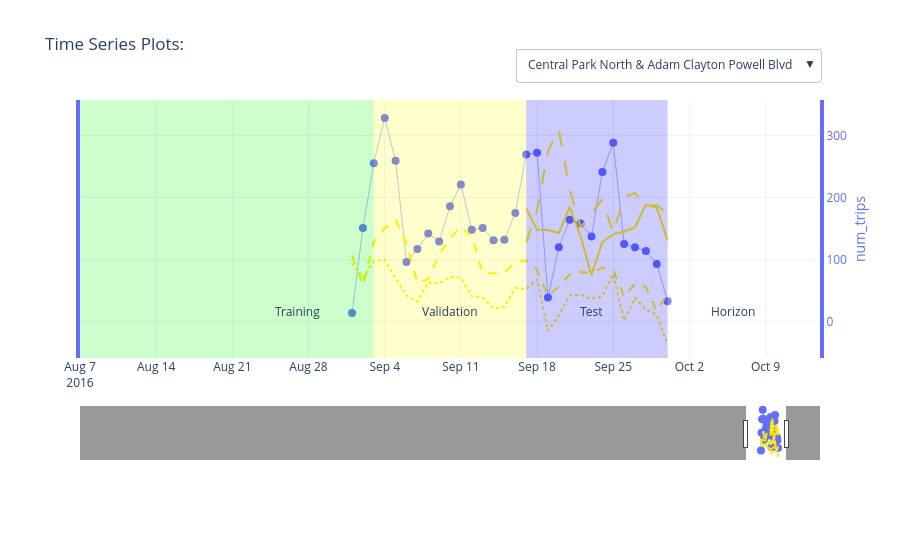

This figure's notebook cell:
### Code cell
# NA values in Pandas will not convert to JSON which Plotly uses:
rawSeries = rawSeries.fillna(np.nan).replace([np.nan], [None])

# create a figure:
fig = go.Figure()

# get a list of colors to use:
colors = px.colors.qualitative.Plotly

# list of columns to plot over time : target and covariates
variables = [TARGET_COLUMN] #+ COVARIATE_COLUMNS

# create dropdown/button to toggle series
buttons = []
b = 0 # default button index

# iterate through series:
series = rawSeries[SERIES_COLUMN].unique().tolist()[0:viz_limit]
for s in series:    
    # iterate trhough columns
    for y, v in enumerate(variables):
        fig.add_trace(
            go.Scatter(
                x = rawSeries[rawSeries[SERIES_COLUMN]==s][TIME_COLUMN],
                y = rawSeries[rawSeries[SERIES_COLUMN]==s][v],
                name = f'{v}',
                text = rawSeries[rawSeries[SERIES_COLUMN]==s][v],
                yaxis = f"y{y+1}",
                hoverinfo='name+x+text',
                line = {'width': 0.5},
                marker = {'size': 8},
                mode = 'lines+markers',
                showlegend = False,
                visible = (b==0) # make a series visible as default: this uses the first series
            )
        )
        if y == 0: # add the forecast
            # add the forecast fit
            fig.add_trace(
                go.Scatter(
                    x = pred_ex1[pred_ex1[SERIES_COLUMN]==s][TIME_COLUMN],
                    y = pred_ex1[pred_ex1[SERIES_COLUMN]==s]['predicted'],
                    name = f'Example 1: {v}',
                    text = pred_ex1[pred_ex1[SERIES_COLUMN]==s]['predicted'],
                    yaxis = f"y{y+1}",
                    hoverinfo='name+x+text',
                    line = {'width': 2, 'color': 'rgb(255,234,0)', 'dash': 'dot'},
                    mode = 'lines',
                    showlegend = False,
                    visible = (b==0) # make a series visible as default: this uses the first series
                )
            )
            fig.add_trace(
                go.Scatter(
                    x = pred_ex2[pred_ex2[SERIES_COLUMN]==s][TIME_COLUMN],
                    y = pred_ex2[pred_ex2[SERIES_COLUMN]==s]['predicted'],
                    name = f'Example 2: {v}',
                    text = pred_ex2[pred_ex2[SERIES_COLUMN]==s]['predicted'],
                    yaxis = f"y{y+1}",
                    hoverinfo='name+x+text',
                    line = {'width': 2, 'color': 'rgb(255,234,0)', 'dash': 'dash'},
                    mode = 'lines',
                    showlegend = False,
                    visible = (b==0) # make a series visible as default: this uses the first series
                )
            )
            fig.add_trace(
                go.Scatter(
                    x = pred_ex3[pred_ex3[SERIES_COLUMN]==s][TIME_COLUMN],
                    y = pred_ex3[pred_ex3[SERIES_COLUMN]==s]['predicted'],
                    name = f'Example 3: {v}',
                    text = pred_ex3[pred_ex3[SERIES_COLUMN]==s]['predicted'],
                    yaxis = f"y{y+1}",
                    hoverinfo='name+x+text',
                    line = {'width': 2, 'color': 'rgb(255,234,0)', 'dash': 'longdash'},
                    mode = 'lines',
                    showlegend = False,
                    visible = (b==0) # make a series visible as default: this uses the first series
                )
            )
            fig.add_trace(
                go.Scatter(
                    x = pred_ex4[pred_ex4[SERIES_COLUMN]==s][TIME_COLUMN],
                    y = pred_ex4[pred_ex4[SERIES_COLUMN]==s]['predicted'],
                    name = f'Example 4: {v}',
                    text = pred_ex4[pred_ex4[SERIES_COLUMN]==s]['predicted'],
                    yaxis = f"y{y+1}",
                    hoverinfo='name+x+text',
                    line = {'width': 2, 'color': 'rgb(255,234,0)', 'dash': 'solid'},
                    mode = 'lines',
                    showlegend = False,
                    visible = (b==0) # make a series visible as default: this uses the first series
                )
            )
    
    # which button to show:
    ff = 4 # count of forecast related traces add to each series
    which_buttons = [False] * len(series) * (len(variables) + ff)
    which_buttons[b * (len(variables) +ff):(b+1)*(len(variables) + ff)] = [True] * (len(variables) + ff)

    # create button for series:
    button = dict(
        label = s,
        method = 'update',
        args = [{'visible': which_buttons}]
    )
    buttons.append(button)
    b += 1

# add split regions: training
fig.add_shape(
    fillcolor = 'rgba(0, 255, 0, 0.2)',
    line = {'width': 0},
    type = 'rect',
    x0 = keyDates['start_date'][0],
    x1 = keyDates['val_start'][0],
    xref = 'x',
    y0 = 0,
    y1 = 1,
    yref = 'paper'
)
fig.add_annotation(
    x = keyDates['val_start'][0] - (keyDates['test_start'][0]-keyDates['val_start'][0])/2,
    y = 0,
    ax = 0, ay = 0,
    yref = 'y1',
    xref = 'x',
    text = 'Training',
    yanchor = 'bottom'
)

# add split regions: validation
fig.add_shape(
    fillcolor = 'rgba(255, 255, 0, 0.2)',
    line = {'width': 0},
    type = 'rect',
    x0 = keyDates['val_start'][0],
    x1 = keyDates['test_start'][0],
    xref = 'x',
    y0 = 0,
    y1 = 1,
    yref = 'paper'
)
fig.add_annotation(
    x = keyDates['val_start'][0] + (keyDates['test_start'][0]-keyDates['val_start'][0])/2,
    y = 0,
    ax = 0, ay = 0,
    yref = 'y1',
    xref = 'x',
    text = 'Validation',
    yanchor = 'bottom'
)

# add split regions: test
fig.add_shape(
    fillcolor = 'rgba(0, 0, 255, 0.2)',
    line = {'width': 0},
    type = 'rect',
    x0 = keyDates['test_start'][0],
    x1 = keyDates['end_date'][0],
    xref = 'x',
    y0 = 0,
    y1 = 1,
    yref = 'paper'
)
fig.add_annotation(
    x = keyDates['test_start'][0] + (keyDates['end_date'][0]-keyDates['test_start'][0])/2,
    y = 0,
    ax = 0, ay = 0,
    yref = 'y1',
    xref = 'x',
    text = 'Test',
    yanchor = 'bottom'
)

# add split regions: horizon
fig.add_shape(
    fillcolor = 'rgba(255, 255, 255, 0.2)',
    line = {'width': 0},
    type = 'rect',
    x0 = keyDates['end_date'][0],
    x1 = keyDates['end_date'][0]+timedelta(days = FORECAST_HORIZON_LENGTH),
    xref = 'x',
    y0 = 0,
    y1 = 1,
    yref = 'paper'
)
fig.add_annotation(
    x = keyDates['end_date'][0] + (keyDates['end_date'][0]-keyDates['test_start'][0])/2,
    y = 0,
    ax = 0, ay = 0,
    yref = 'y1',
    xref = 'x',
    text = 'Horizon',
    yanchor = 'bottom'
)

# configure axes layout:
layout = dict(
    xaxis =  dict(
        range = [keyDates['end_date'][0] - 2*(keyDates['end_date'][0] - keyDates['val_start'][0]), keyDates['end_date'][0]+timedelta(days = FORECAST_HORIZON_LENGTH)],
        rangeslider = dict(
            autorange = True,
            range = [keyDates['start_date'][0], keyDates['end_date'][0]+timedelta(days = FORECAST_HORIZON_LENGTH)]
        ),
        type = 'date'
    )
)
for v, variable in enumerate(variables):
    layout[f'yaxis{v+1}'] = dict(
        anchor = 'x',
        domain = [v*(1/len(variables)), (v+1)*(1/len(variables))],
        autorange = True,
        mirror = True,
        autoshift = True,
        title = dict(text = variable, standoff = 10 + 20 * (v % 2), font = dict(color = colors[v])),
        tickfont = dict(color = colors[v]),
        tickmode = 'auto',
        linecolor = colors[v],
        linewidth = 4,
        showline = True,
        side = 'right',
        type = 'linear',
        zeroline = False
    )

# final update of display before rendering
fig.update_layout(
    layout,
    title = 'Time Series Plots:',
    dragmode="zoom",
    hovermode="x",
    legend=dict(traceorder="reversed"),
    height=600,
    template="plotly_white",
    margin=dict(
        t=100,
        b=100
    ),
    updatemenus = [
        dict(
            buttons = buttons,
            type = 'dropdown',
            direction = 'down',
            x = 1,
            y = 1.2,
            showactive = True
        )
    ]
)

# render the interactive plot:
fig.show()
